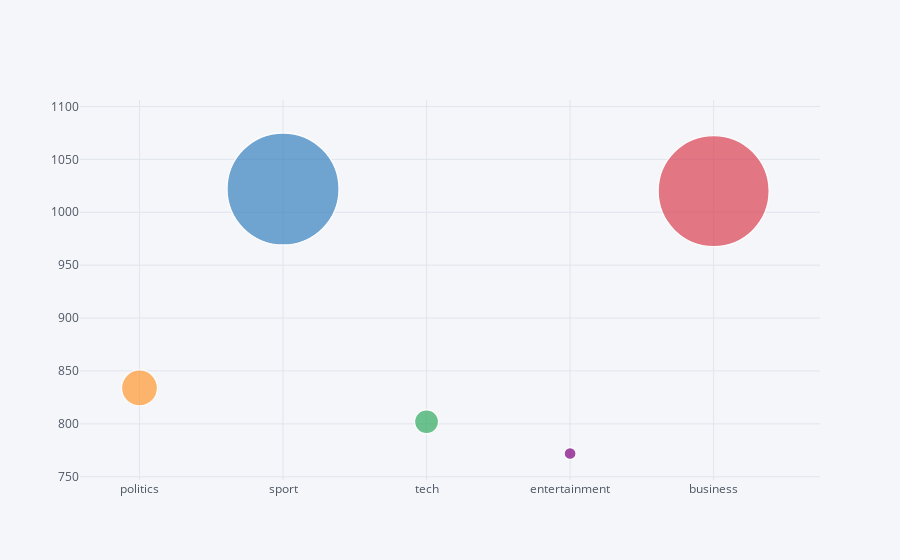

Notebook source saved alongside this figure:
### Markdown cell above
Distribution Size of Each Category

### Code cell
pd.DataFrame({"category":ct.keys(), "value":ct.values()}).iplot(kind='bubble', x='category', y='value', size='value')

### Figure 1 — Plotly figure (JSON) as saved in the notebook; plotly's stock layout.template omitted (floating-point values rounded to 4 significant figures)
{"data": [{"marker": {"color": ["rgb(255, 153, 51)", "rgb(55, 128, 191)", "rgb(50, 171, 96)", "rgb(128, 0, 128)", "rgb(219, 64, 82)", "rgb(0, 128, 128)", "rgb(255, 255, 51)", "rgb(128, 128, 0)", "rgb(251, 128, 114)", "rgb(128, 177, 211)"], "line": {"width": 1.3}, "size": [36, 112, 24, 12, 111], "symbol": "circle"}, "mode": "markers", "text": "", "type": "scatter", "x": ["politics", "sport", "tech", "entertainment", "business"], "y": [834, 1022, 802, 772, 1020]}], "layout": {"legend": {"bgcolor": "#F5F6F9", "font": {"color": "#4D5663"}}, "paper_bgcolor": "#F5F6F9", "plot_bgcolor": "#F5F6F9", "title": {"font": {"color": "#4D5663"}}, "xaxis": {"gridcolor": "#E1E5ED", "showgrid": true, "tickfont": {"color": "#4D5663"}, "title": {"font": {"color": "#4D5663"}, "text": ""}, "zerolinecolor": "#E1E5ED"}, "yaxis": {"gridcolor": "#E1E5ED", "showgrid": true, "tickfont": {"color": "#4D5663"}, "title": {"font": {"color": "#4D5663"}, "text": ""}, "zerolinecolor": "#E1E5ED"}}}
